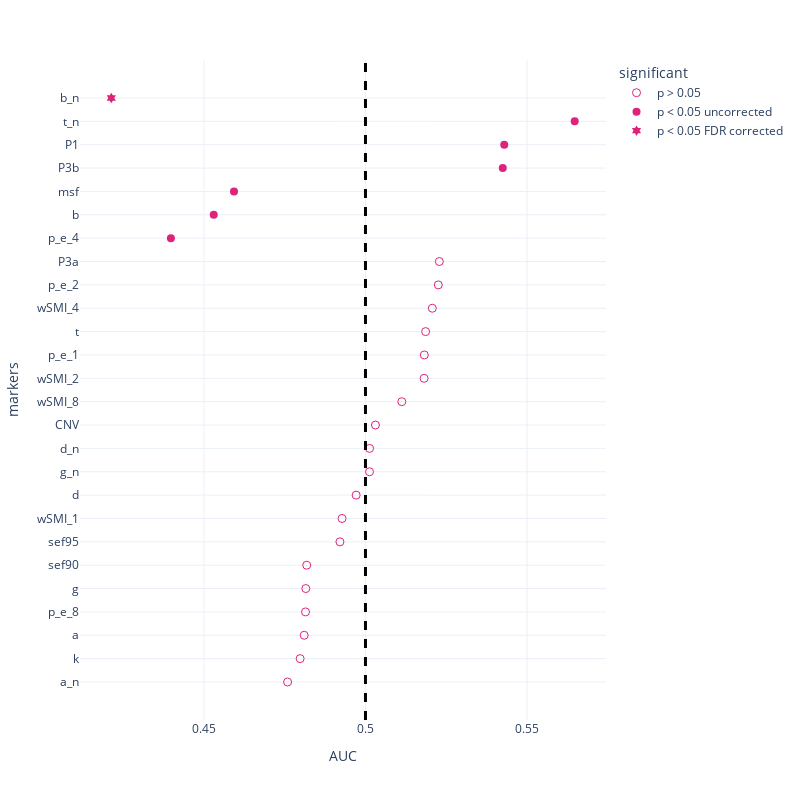

Notebook code cell kept with this figure:
### Code cell
trial_mind_roc = pd.read_csv('Data/univariate_roc_mind_trial.csv')
fig = px.scatter(trial_mind_roc.sort_values(by = 'AUC'),x = 'AUC', y = 'markers', template = "plotly_white", symbol = 'significant', 
                 symbol_sequence = ['circle-open','circle','hexagram' ],
#                  color = 'significant',
                 color_discrete_sequence = [pink, green,orange, pink], 
                 
                 category_orders = {'significant': ['p > 0.05','p < 0.05 uncorrected', 'p < 0.05 FDR corrected']})
fig.add_vline(x=0.5, line_width=3, line_dash="dash", line_color="black")
fig.update_traces(marker=dict(size = 8))

fig.update_layout(
    autosize=False,
    width=800,
    height=800,
    yaxis = {
            'showticklabels': True,
            'tickmode': 'linear',
        }
    
)
fig.show()
pio.write_json(fig, 'Figs/univariate_roc_mw_segment.plotly')
# fig.write_image('Figs/univariate_roc_mw_segment.png')

### Figure 1 — Plotly figure (JSON) as saved in the notebook; plotly's stock layout.template omitted (floating-point values rounded to 4 significant figures)
{"data": [{"hovertemplate": "significant=p > 0.05<br>AUC=%{x}<br>markers=%{y}<extra></extra>", "legendgroup": "p > 0.05", "marker": {"color": "#DE237B", "size": 8, "symbol": "circle-open"}, "mode": "markers", "name": "p > 0.05", "orientation": "h", "showlegend": true, "type": "scatter", "x": [0.4759, 0.4798, 0.481, 0.4814, 0.4815, 0.4818, 0.4921, 0.4927, 0.4971, 0.5013, 0.5013, 0.5031, 0.5112, 0.5181, 0.5182, 0.5186, 0.5207, 0.5225, 0.5229], "xaxis": "x", "y": ["a_n", "k", "a", "p_e_8", "g", "sef90", "sef95", "wSMI_1", "d", "g_n", "d_n", "CNV", "wSMI_8", "wSMI_2", "p_e_1", "t", "wSMI_4", "p_e_2", "P3a"], "yaxis": "y"}, {"hovertemplate": "significant=p < 0.05 uncorrected<br>AUC=%{x}<br>markers=%{y}<extra></extra>", "legendgroup": "p < 0.05 uncorrected", "marker": {"color": "#DE237B", "size": 8, "symbol": "circle"}, "mode": "markers", "name": "p < 0.05 uncorrected", "orientation": "h", "showlegend": true, "type": "scatter", "x": [0.4398, 0.453, 0.4593, 0.5425, 0.543, 0.5648], "xaxis": "x", "y": ["p_e_4", "b", "msf", "P3b", "P1", "t_n"], "yaxis": "y"}, {"hovertemplate": "significant=p < 0.05 FDR corrected<br>AUC=%{x}<br>markers=%{y}<extra></extra>", "legendgroup": "p < 0.05 FDR corrected", "marker": {"color": "#DE237B", "size": 8, "symbol": "hexagram"}, "mode": "markers", "name": "p < 0.05 FDR corrected", "orientation": "h", "showlegend": true, "type": "scatter", "x": [0.4213], "xaxis": "x", "y": ["b_n"], "yaxis": "y"}], "layout": {"autosize": false, "height": 800, "legend": {"title": {"text": "significant"}, "tracegroupgap": 0}, "margin": {"t": 60}, "shapes": [{"line": {"color": "black", "dash": "dash", "width": 3}, "type": "line", "x0": 0.5, "x1": 0.5, "xref": "x", "y0": 0, "y1": 1, "yref": "y domain"}], "width": 800, "xaxis": {"anchor": "y", "autorange": true, "domain": [0, 1], "range": [0.4116, 0.5744], "title": {"text": "AUC"}, "type": "linear"}, "yaxis": {"anchor": "x", "autorange": true, "domain": [0, 1], "range": [-1.627, 26.63], "showticklabels": true, "tickmode": "linear", "title": {"text": "markers"}, "type": "category"}}}
